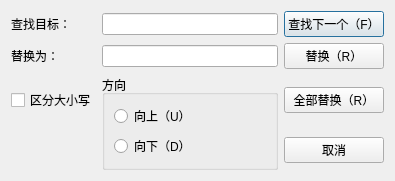
<?xml version="1.0" encoding="UTF-8"?>
<ui version="4.0">
 <class>ReplaceDialog</class>
 <widget class="QDialog" name="ReplaceDialog">
  <property name="geometry">
   <rect>
    <x>0</x>
    <y>0</y>
    <width>395</width>
    <height>170</height>
   </rect>
  </property>
  <property name="windowTitle">
   <string>Dialog</string>
  </property>
  <layout class="QGridLayout" name="gridLayout">
   <item row="0" column="0">
    <widget class="QLabel" name="label">
     <property name="text">
      <string>查找目标：</string>
     </property>
    </widget>
   </item>
   <item row="0" column="1">
    <widget class="QLineEdit" name="searchText"/>
   </item>
   <item row="0" column="2">
    <widget class="QPushButton" name="pushButton_Find">
     <property name="text">
      <string>查找下一个（F）</string>
     </property>
    </widget>
   </item>
   <item row="1" column="0">
    <widget class="QLabel" name="label_2">
     <property name="text">
      <string>替换为：</string>
     </property>
    </widget>
   </item>
   <item row="1" column="1">
    <widget class="QLineEdit" name="replaceText"/>
   </item>
   <item row="1" column="2">
    <widget class="QPushButton" name="pushButton_replace">
     <property name="text">
      <string>替换（R）</string>
     </property>
    </widget>
   </item>
   <item row="2" column="0">
    <widget class="QCheckBox" name="checkBox">
     <property name="text">
      <string>区分大小写</string>
     </property>
    </widget>
   </item>
   <item row="2" column="1" rowspan="2">
    <widget class="QGroupBox" name="groupBox">
     <property name="title">
      <string>方向</string>
     </property>
     <layout class="QVBoxLayout" name="verticalLayout">
      <item>
       <widget class="QRadioButton" name="radioButton_up">
        <property name="text">
         <string>向上（U）</string>
        </property>
       </widget>
      </item>
      <item>
       <widget class="QRadioButton" name="radioButton_down">
        <property name="text">
         <string>向下（D）</string>
        </property>
       </widget>
      </item>
     </layout>
    </widget>
   </item>
   <item row="2" column="2">
    <widget class="QPushButton" name="pushButton_allReplace">
     <property name="text">
      <string>全部替换（R）</string>
     </property>
    </widget>
   </item>
   <item row="3" column="2">
    <widget class="QPushButton" name="pushButton_cancle">
     <property name="text">
      <string>取消</string>
     </property>
    </widget>
   </item>
  </layout>
 </widget>
 <resources/>
 <connections/>
</ui>
